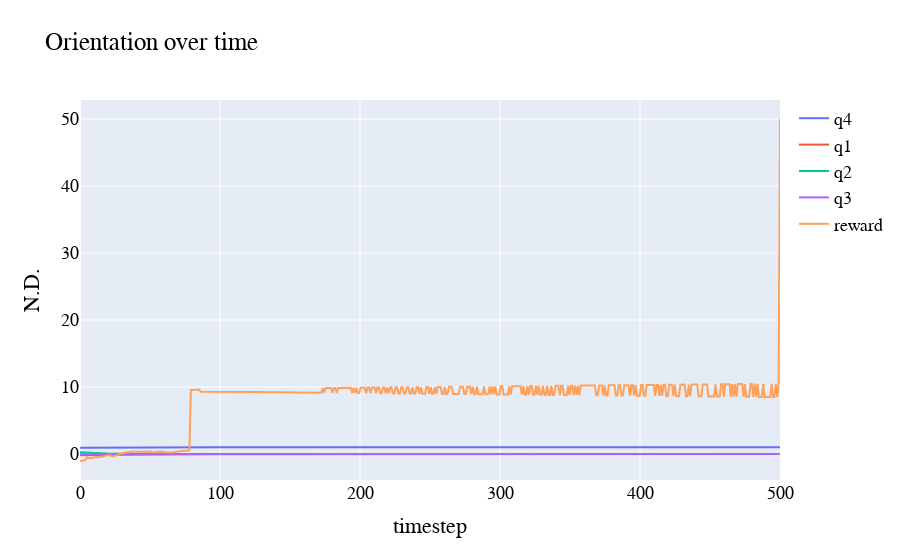

The notebook cell saved with this chart:
### Code cell
fig = go.Figure()

fig.add_trace(go.Scatter(x=x, y=q4,
                    mode='lines',
                    name='q4'))
fig.add_trace(go.Scatter(x=x, y=q1,
                    mode='lines',
                    name='q1'))
fig.add_trace(go.Scatter(x=x, y=q2,
                    mode='lines',
                    name='q2'))
fig.add_trace(go.Scatter(x=x, y=q3,
                    mode='lines',
                    name='q3'))

fig.add_trace(go.Scatter(x=x, y=reward_list,
                    mode='lines',
                    name='reward'))


fig.update_layout(
    title="Orientation over time",
    xaxis_title="timestep",
    yaxis_title="N.D.",
    font=dict(
        family="Arial",
        size=18,
        color="#000000"
    )
)

fig.show()

### Figure 1 — Plotly figure (JSON) as saved in the notebook; plotly's stock layout.template omitted (floating-point values rounded to 4 significant figures; data arrays with more than 128 entries replaced by an {"elided": "..."} marker saying what was removed)
{"data": [{"mode": "lines", "name": "q4", "type": "scatter", "x": {"elided": "500 float values"}, "y": {"elided": "500 float values"}}, {"mode": "lines", "name": "q1", "type": "scatter", "x": {"elided": "500 float values"}, "y": {"elided": "500 float values"}}, {"mode": "lines", "name": "q2", "type": "scatter", "x": {"elided": "500 float values"}, "y": {"elided": "500 float values"}}, {"mode": "lines", "name": "q3", "type": "scatter", "x": {"elided": "500 float values"}, "y": {"elided": "500 float values"}}, {"mode": "lines", "name": "reward", "type": "scatter", "x": {"elided": "500 float values"}, "y": {"elided": "500 float values"}}], "layout": {"autosize": true, "font": {"color": "#000000", "family": "Arial", "size": 18}, "title": {"text": "Orientation over time"}, "xaxis": {"autorange": true, "range": [0, 500], "title": {"text": "timestep"}, "type": "linear"}, "yaxis": {"autorange": true, "range": [-3.873, 52.84], "title": {"text": "N.D."}, "type": "linear"}}}
